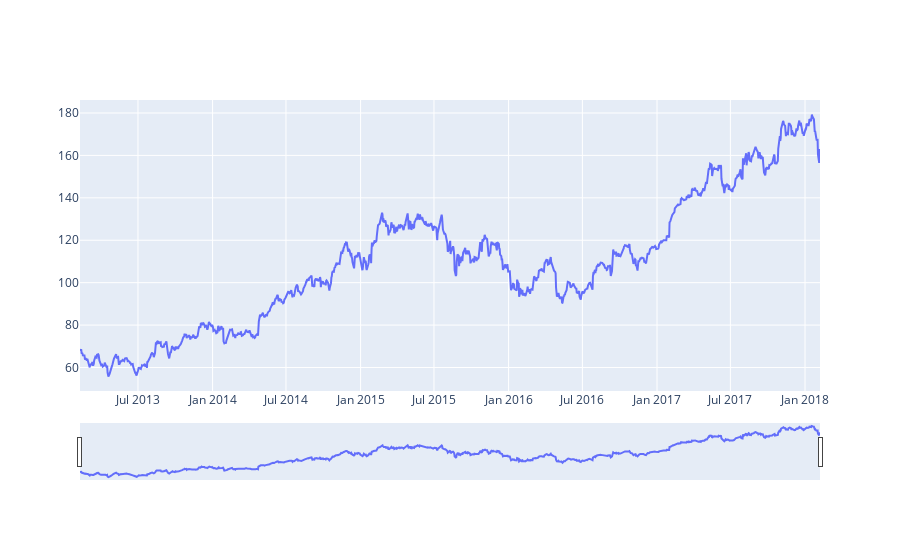

The notebook cell saved with this chart:
### Markdown cell above
```
Interactive plot with slider
```

### Code cell
fig = go.Figure([go.Scatter(x=date, y=close)])
fig.update_layout(xaxis_rangeslider_visible=True)
fig.show()

### Figure 1 — Plotly figure (JSON) as saved in the notebook; plotly's stock layout.template omitted (floating-point values rounded to 4 significant figures; data arrays with more than 128 entries replaced by an {"elided": "..."} marker saying what was removed)
{"data": [{"x": {"elided": "1259 str values"}, "y": {"elided": "1259 float values"}, "type": "scatter"}], "layout": {"xaxis": {"rangeslider": {"visible": true}}}}
